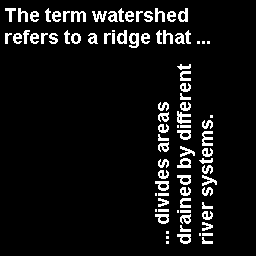
#> input picture external files/exercise 2/lab2b.png, 256 x 256 px, found by its file name
$ python IdealAndButterWorthFilter.py
#> lines starting #> are read from the running program, lines starting #| are printed output that depends on the picture; after the words box and inside, x2 and y2 are one past the last pixel; in counts of white or black regions, pixels touching at a corner belong together
#> further down, img is the input picture: shape (256, 256, 3); 7.3% white in thin lines or dots, all inside (x1, y1, x2, y2) = (5, 8, 217, 244)
import numpy as np
import cv2
import matplotlib.pyplot as plt


def get_ideal_filter(img, D_0=50, filter_type='low_pass'):
    M, N = img.shape
    mid_U = M / 2
    mid_V = N / 2
    U = np.arange(0, M, 1)
    V = np.arange(0, N, 1)
    U, V = np.meshgrid(U, V)
    H = np.sqrt((U - mid_U) ** 2 + (V - mid_V) ** 2)
    H = H <= D_0
    return H


def get_butterworth_filter(img, D_0=50, filter_type='high_pass', n=1):
#> called with D_0 = 50, filter_type = 'high_pass', n = 1
    M, N = img.shape
#> M = 256; N = 256
    mid_U = M / 2
#> mid_U = 128
    mid_V = N / 2
#> mid_V = 128
    U = np.arange(0, M, 1)
#> U = 256 values from 0 to 255
    V = np.arange(0, N, 1)
#> V = 256 values from 0 to 255
    U, V = np.meshgrid(U, V)
    tmp_d = np.sqrt((U - mid_U) ** 2 + (V - mid_V) ** 2)
    H = 1 / (1 + np.power((D_0 / tmp_d), 2 * n))
    return H


if __name__ == "__main__":
    img = cv2.imread("enhancement-restoration/lab2b.png")
    img = cv2.cvtColor(img, cv2.COLOR_BGR2GRAY)
    H = get_butterworth_filter(img)
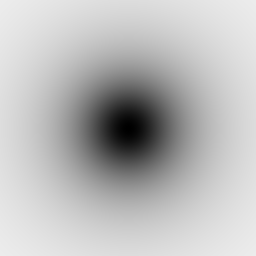
#> H: shape (256, 256) float64; min 0, max 0.929, mean 0.734
